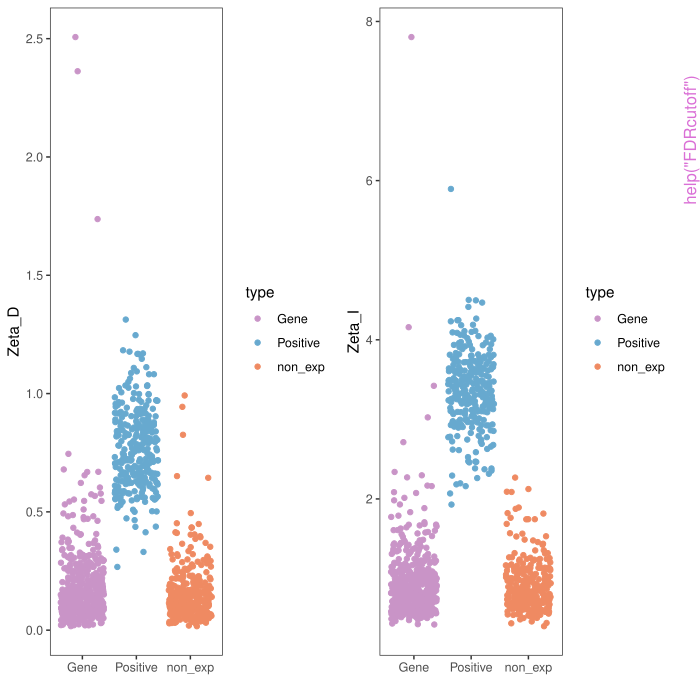

Here is the R script that generated this plot:
pkgname <- "ZetaSuite"
source(file.path(R.home("share"), "R", "examples-header.R"))
options(warn = 1)
library('ZetaSuite')

base::assign(".oldSearch", base::search(), pos = 'CheckExEnv')
base::assign(".old_wd", base::getwd(), pos = 'CheckExEnv')
cleanEx()
nameEx("EventCoverage")
### * EventCoverage

flush(stderr()); flush(stdout())

### Name: EventCoverage
### Title: Generate event coverage analysis and visualization for
###   alternative splicing data.
### Aliases: EventCoverage
### Keywords: ZetaSuite alternative coverage event splicing

### ** Examples

data(countMat)
data(negGene)
data(posGene)
ZscoreVal <- Zscore(countMat, negGene)
ECList <- EventCoverage(ZscoreVal, negGene, posGene, binNum=100, combine=TRUE)




cleanEx()
nameEx("FDRcutoff")
### * FDRcutoff

flush(stderr()); flush(stdout())

### Name: FDRcutoff
### Title: Determine optimal cutoff thresholds based on Screen Strength
###   analysis.
### Aliases: FDRcutoff
### Keywords: FDR ZetaSuite cutoff screen strength

### ** Examples

data(nonExpGene)
data(negGene)
data(posGene)
data(ZseqList)
data(countMat)
ZscoreVal <- Zscore(countMat, negGene)
zetaData <- Zeta(ZscoreVal, ZseqList, SVM=FALSE)
cutoffval <- FDRcutoff(zetaData, negGene, posGene, nonExpGene, combine=TRUE)




cleanEx()
nameEx("QC")
### * QC

flush(stderr()); flush(stdout())

### Name: QC
### Title: Perform quality control analysis for high-throughput screening
###   data.
### Aliases: QC
### Keywords: SSMD ZetaSuite control quality t-SNE

### ** Examples

data(countMat)
data(negGene)
data(posGene)




cleanEx()
nameEx("SVM")
### * SVM

flush(stderr()); flush(stdout())

### Name: SVM
### Title: Generate SVM decision boundaries for positive and negative
###   control separation.
### Aliases: SVM
### Keywords: SVM ZetaSuite boundary decision machine support vector

### ** Examples

data(countMat)
data(negGene)
data(posGene)
ZscoreVal <- Zscore(countMat, negGene)
ECdataList <- EventCoverage(ZscoreVal, negGene, posGene, binNum=10, combine=TRUE)




cleanEx()
nameEx("SVMcurve")
### * SVMcurve

flush(stderr()); flush(stdout())

### Name: SVMcurve
### Title: The SVM curve lines in Zeta-plot.
### Aliases: SVMcurve
### Keywords: datasets

### ** Examples

  data(SVMcurve)



cleanEx()
nameEx("Zeta")
### * Zeta

flush(stderr()); flush(stdout())

### Name: Zeta
### Title: Calculation of zeta and weighted zeta score.
### Aliases: Zeta
### Keywords: ZetaSuite alternative score splicing zeta

### ** Examples

data(ZseqList)
data(SVMcurve)
data(countMat)
data(negGene)
ZscoreVal <- Zscore(countMat, negGene)
zetaData <- Zeta(ZscoreVal, ZseqList, SVM=FALSE)




cleanEx()
nameEx("ZetaSuitSC")
### * ZetaSuitSC

flush(stderr()); flush(stdout())

### Name: ZetaSuitSC
### Title: Calculate zeta score for single cell RNA-seq quality control.
### Aliases: ZetaSuitSC
### Keywords: ZetaSuite cell control quality single

### ** Examples

data(countMatSC)




cleanEx()
nameEx("Zscore")
### * Zscore

flush(stderr()); flush(stdout())

### Name: Zscore
### Title: Z-score normalization for high-throughput screening data.
### Aliases: Zscore
### Keywords: Z-score ZetaSuite normalization

### ** Examples

data(countMat)
data(negGene)
ZscoreVal <- Zscore(countMat, negGene)
ZscoreVal[1:5, 1:5]




cleanEx()
nameEx("ZseqList")
### * ZseqList

flush(stderr()); flush(stdout())

### Name: ZseqList
### Title: The bin size for Zeta calculation.
### Aliases: ZseqList
### Keywords: datasets

### ** Examples

  data(ZseqList)



cleanEx()
nameEx("countMat")
### * countMat

flush(stderr()); flush(stdout())

### Name: countMat
### Title: Subsampled data from in-house HTS2 screening for global splicing
###   regulators.
### Aliases: countMat
### Keywords: datasets

### ** Examples

  data(countMat)



cleanEx()
nameEx("countMatSC")
### * countMatSC

flush(stderr()); flush(stdout())

### Name: countMatSC
### Title: The cell x gene matrix from single-cell RNA-seq.
### Aliases: countMatSC
### Keywords: datasets

### ** Examples

  data(countMatSC)



cleanEx()
nameEx("negGene")
### * negGene

flush(stderr()); flush(stdout())

### Name: negGene
### Title: Input negative file.
### Aliases: negGene
### Keywords: datasets

### ** Examples

  data(negGene)



cleanEx()
nameEx("nonExpGene")
### * nonExpGene

flush(stderr()); flush(stdout())

### Name: nonExpGene
### Title: Input internal negative control file.
### Aliases: nonExpGene
### Keywords: datasets

### ** Examples

  data(nonExpGene)



cleanEx()
nameEx("posGene")
### * posGene

flush(stderr()); flush(stdout())

### Name: posGene
### Title: Input positive file.
### Aliases: posGene
### Keywords: datasets

### ** Examples

  data(posGene)



### * <FOOTER>
###
cleanEx()
options(digits = 7L)
base::cat("Time elapsed: ", proc.time() - base::get("ptime", pos = 'CheckExEnv'),"\n")
grDevices::dev.off()
###
### Local variables: ***
### mode: outline-minor ***
### outline-regexp: "\\(> \\)?### [*]+" ***
### End: ***
quit('no')
